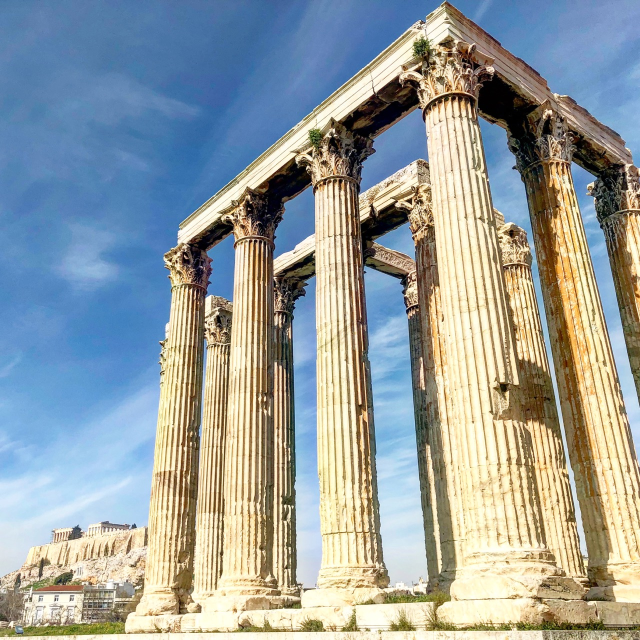
#> input picture implementation_dataset/test_images/greek/predict_grec_image.jpg, 1280 x 1280 px (shown at 1/2 size)
$ jupyter execute --allow-errors mlp_dataset_bigger_batch_RBF.ipynb
#> lines starting #> are read from the running program, lines starting #| are printed output that depends on the picture
[cell 1]
import numpy as np
from PIL import Image
import ctypes
import matplotlib.pyplot as plt
import random
import os

[cell 2]
directory_inputs = ["../database/16x16/asie_sud_est","../database/16x16/rome_grece","../database/16x16/chateau_europe"]
directory_test_inputs = ["../database/16x16/tests/asie_sud_est","../database/16x16/tests/rome_grece","../database/16x16/tests/chateau_europe"]
# directory_inputs = ["../database/resized_dataset/amerique_sud","../database/resized_dataset/asie_sud_est","../database/resized_dataset/rome_grece"]

[cell 3]
X = []
Y = []

#> (the rest of this cell did not finish here and is left out)

[cell 4]
len(X)

[cell 5]
X_test = []
Y_test = []

#> (the rest of this cell did not finish here and is left out)

[cell 6]
print(len(X_test))

#> (a cell that did not finish here is left out)

[cell 8]
LP_c_float = ctypes.POINTER(ctypes.c_float)
#> (the rest of this cell did not finish here and is left out)

#> (a cell that did not finish here is left out)

#> (a cell that did not finish here is left out)

#> (a cell that did not finish here is left out)

[cell 12]
image_a_predire_grec = np.asarray(Image.open('test_images/greek/predict_grec_image.jpg').resize((16,16)).convert('RGB'))
image_a_predire_asie = np.asarray(Image.open('test_images/asie/predict_asie_image.jpg').resize((16,16)).convert('RGB'))
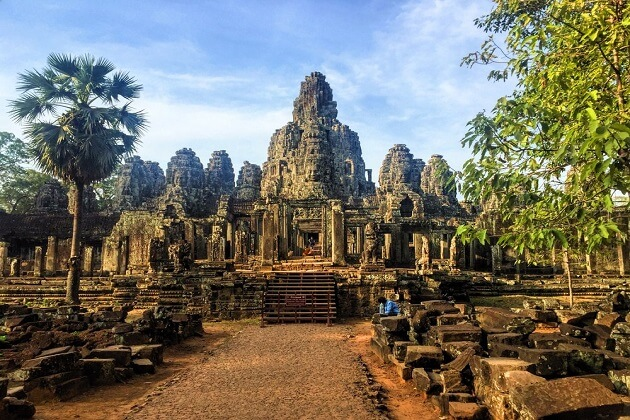
#> input picture implementation_dataset/test_images/asie/predict_asie_image.jpg, 630 x 420 px
image_a_predire_chateau = np.asarray(Image.open('test_images/chateau/predict_chateau_image.jpg').resize((16,16)).convert('RGB'))
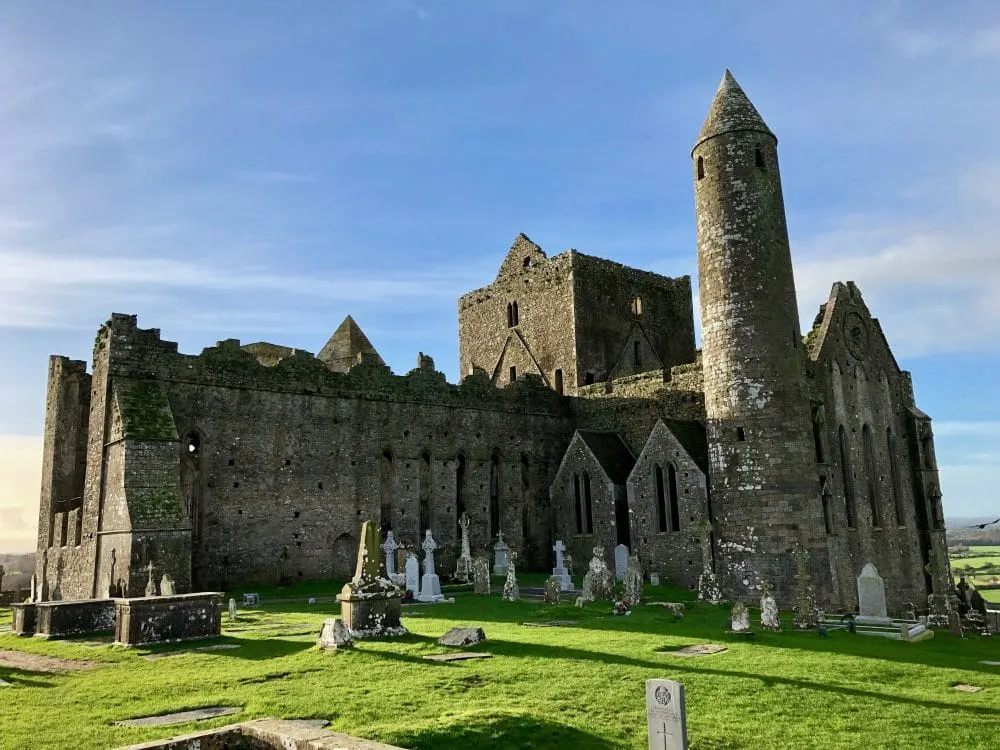
#> input picture implementation_dataset/test_images/chateau/predict_chateau_image.jpg, 1000 x 750 px

image_a_predire_data = np.array([image_a_predire_asie,image_a_predire_grec,image_a_predire_chateau],dtype=ctypes.c_float)
image_a_predire_data_flat=image_a_predire_data.flatten()
#> image_a_predire_data_flat = 2304 values, max 255 at index 158, min 11 at index 677, mean 129.2

[cell 13]
for j in range(0,len(image_a_predire_data_flat)-2,3) :
    if image_a_predire_data_flat[j] > image_a_predire_data_flat[j+1] and image_a_predire_data_flat[j] > image_a_predire_data_flat[j+2] :
        print("L'image a deviner vient asie")
    elif image_a_predire_data_flat[j+1] > image_a_predire_data_flat[j] and image_a_predire_data_flat[j+1] > image_a_predire_data_flat[j+2] :
        print("L'image a deviner vient rome")
    elif image_a_predire_data_flat[j+2] > image_a_predire_data_flat[j] and image_a_predire_data_flat[j+2] > image_a_predire_data_flat[j+1]:
        print("L'image a deviner vient de chateau")
    else :
        print('résultats non concluants')
#> this loop made 768 passes
#> j on passes 2 to 4: 3, 6, 9
#| L'image a deviner vient de chateau
#| L'image a deviner vient de chateau
#| L'image a deviner vient de chateau
#| L'image a deviner vient de chateau
#| L'image a deviner vient de chateau
#| L'image a deviner vient de chateau
#| L'image a deviner vient de chateau
#| L'image a deviner vient de chateau
#> (further printed lines are left out)
